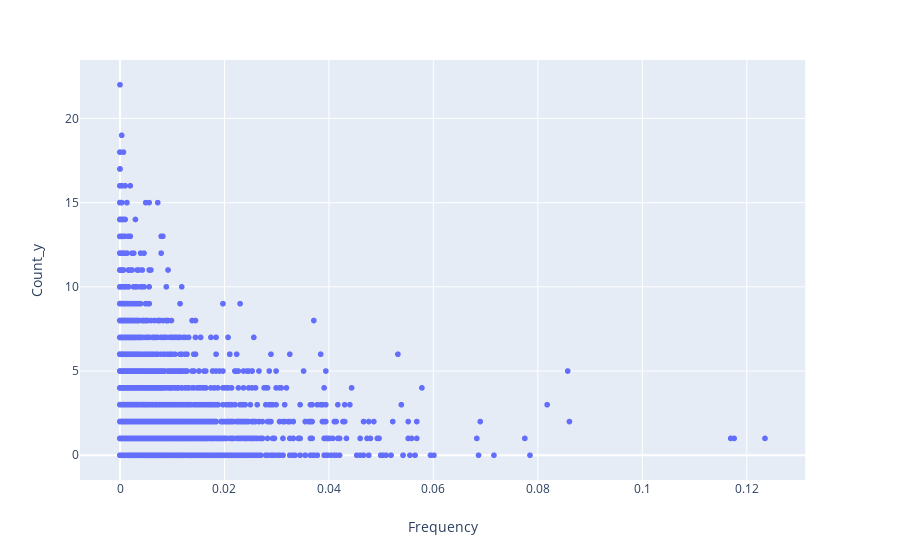

This figure's notebook cell:
### Code cell
fig = px.scatter(total, x='Frequency', y='Count_y')
fig.show()

### Figure 1 — Plotly figure (JSON) as saved in the notebook; plotly's stock layout.template omitted (floating-point values rounded to 4 significant figures; data arrays with more than 128 entries replaced by an {"elided": "..."} marker saying what was removed)
{"data": [{"hoverlabel": {"namelength": 0}, "hovertemplate": "Frequency=%{x}<br>Count_y=%{y}", "legendgroup": "", "marker": {"color": "#636efa", "symbol": "circle"}, "mode": "markers", "name": "", "showlegend": false, "type": "scattergl", "x": {"elided": "3740 float values"}, "xaxis": "x", "y": {"elided": "3740 int values"}, "yaxis": "y"}], "layout": {"autosize": true, "legend": {"tracegroupgap": 0}, "margin": {"t": 60}, "xaxis": {"anchor": "y", "autorange": true, "domain": [0, 0.98], "range": [-0.007402, 0.1309], "title": {"text": "Frequency"}, "type": "linear"}, "yaxis": {"anchor": "x", "autorange": true, "domain": [0, 1], "range": [-1.448, 23.45], "title": {"text": "Count_y"}, "type": "linear"}}}
